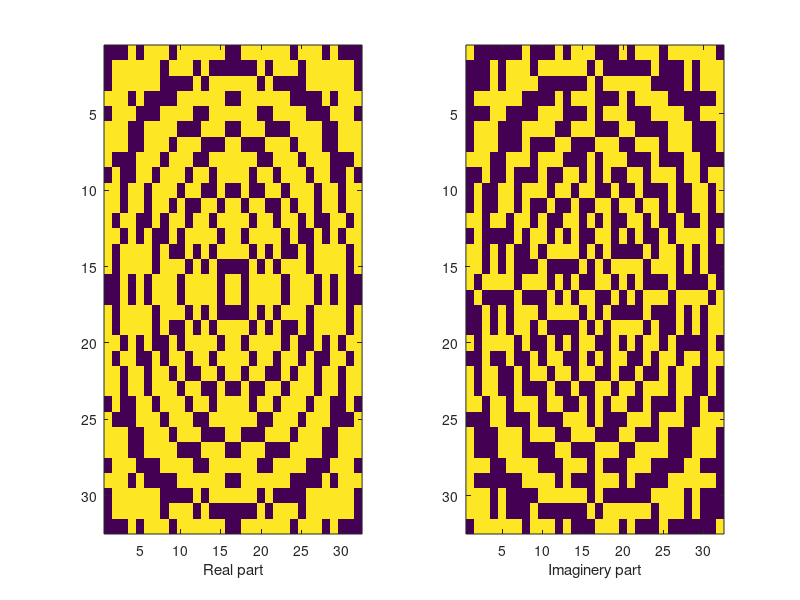

This chart was generated by the following MATLAB code:
function [noiselet_Matrix] = Build_Noiselets(n_Power)

% [noiselet_Matrix] = Build_Noiselets(n_Power)
% Built an orthonormal noiselet matrix with 2^n_Power
% In:  n_Power (integer); default: n_Power = 5 (n_Sample = 2^n_Power = 32)
% Out: noiselet_Matrix (complex array); default (no outpu): display real and
% imaginery parts
% Example: noiselet_Matrix_1024 = Build_Noiselets(10);
%
% Comments: no optimization at all, suggestions welcome
% Creation: 2008/04/10
% Update:  2008/04/13
%
% Author: Laurent Duval
% URL: http://www.laurent-duval.eu

if nargin == 0
    n_Power = 5;
end
n_Sample = 2^n_Power;

noiselet_Matrix = zeros(n_Sample,2*n_Sample-1);
noiselet_Matrix(:,1) = 1;
coef1 = 1 - i;
coef2 = 1 + i;
vect_Fill = zeros(n_Sample/2,1);
for i_Col = 1:n_Sample-1
    vect_2x     = [noiselet_Matrix(1:2:n_Sample,i_Col);vect_Fill];
    vect_2x_1   = [vect_Fill;noiselet_Matrix(1:2:n_Sample,i_Col)];
    noiselet_Matrix(:,2*i_Col)   = coef1*vect_2x + coef2*vect_2x_1;
    noiselet_Matrix(:,2*i_Col+1) = coef2*vect_2x + coef1*vect_2x_1;
end
noiselet_Matrix = 1/n_Sample*noiselet_Matrix(:,n_Sample:2*n_Sample-1);

if nargout == 0
    figure(1)
    subplot(1,2,1)
    imagesc(real(noiselet_Matrix))
    xlabel('Real part')
    subplot(1,2,2)
    imagesc(imag(noiselet_Matrix))
    xlabel('Imaginery part')
end